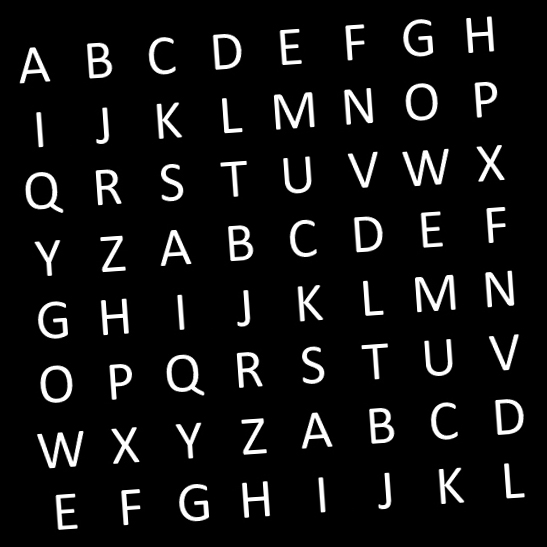
#> input picture simpleHOG/t3.jpg, 547 x 547 px; its folder holds 6 pictures in this run
$ python hog1.py   (older library calls are emulated)
#> lines starting #> are read from the running program, lines starting #| are printed output that depends on the picture; after the words box and inside, x2 and y2 are one past the last pixel; in counts of white or black regions, pixels touching at a corner belong together
#> further down, taget is the input picture: shape (547, 547); min 0, max 255, mean 19.3
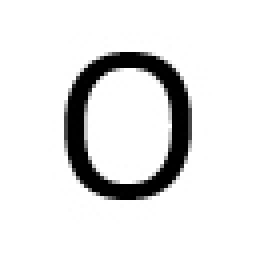
#> input picture simpleHOG/ABC15.jpg, 64 x 64 px (shown 4 times larger)
#> further down, samp_img is the input picture: shape (64, 64); min 0, max 255, mean 227.5
import cv2
import numpy as np
import math
import matplotlib.pyplot as plt


def HOG(img):
    #讀取灰階字母樣本，並將樣本影像縮小至 16×16 像素。
    if(img.shape[0]!=16):
        img = cv2.resize(img,(16,16),interpolation=cv2.INTER_LINEAR)
        img = np.copy(img).astype("float32")

    #Sobel 水平邊緣檢測
    Gx = cv2.Sobel(img,cv2.CV_32F,1,0,ksize=3)
    #Sobel 垂直邊緣檢測
    Gy = cv2.Sobel(img,cv2.CV_32F,0,1,ksize=3)
    #梯度絕對值 M
    M=np.abs(Gx)+np.abs(Gy)

    row,col = img.shape
#> row = 16; col = 16
    #創建一個16*16且元素皆為0的array
    alpha = np.zeros((row,col),dtype=np.float32)

    for r in range(row):
        for c in range(col):
            #計算梯度方向角，α 超過[0 180]度範圍的，用mod(α, 180)限制其範圍
            alpha[r][c] = math.ceil((math.degrees(math.atan2(Gy[r][c],Gx[r][c]))%180)/45)

    #HOG Array
    HOG_A = alpha

    #獲得長度 64(=4×4×4)的向量。
    return HOG_A

# [48 lines left out: functions img_grid, show_hist, input, not called in this run]


def search(sample,img):
    """找尋與樣本圖片相似的區域並標記出來"""
    #獲取樣本的HOG
    sample = HOG(sample)

    #要辨識的影像resize 到 128X128
    img = cv2.resize(img,(128,128),interpolation=cv2.INTER_LINEAR)
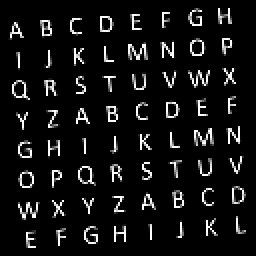
#> img: shape (128, 128) (shown 2 times larger); min 0, max 255, mean 19.1
    #複製一個辨識影像，要用來把B、G通道染紅
    img2= np.copy(img).astype("uint8")

    #存放計算L2距離的與座標
    candidates = {}
    row,col = img.shape
#> row = 128; col = 128
    #以16X16的windows區域進行辨識
    for r in range(row-16):
        for c in range(col-16):
            ROI = HOG(img[r:r+16,c:c+16])
            #計算L2 distance
            diff = np.linalg.norm(sample - ROI)
            #將座標(key)與L2的距離(value)加入candidate字典
            candidates.update({(r,c):diff})
    #排序出前六名與樣本最小的L2距離的candidates
    min_six_candidates =sorted(candidates.items(), key=lambda x:x[1])[0:6]

    for key,val in min_six_candidates:
        #將前六名的區域的B、G通道染紅
        img2[key[0]:key[0]+16,key[1]:key[1]+16]=img2[key[0]:key[0]+16,key[1]:key[1]+16]*0.5
#> this loop made 6 passes
#> (key, val) on passes 1 to 6: ((16, 91), 14.56), ((82, 5), 14.56), ((81, 5), 16.49), ((110, 38), 16.97), ((15, 91), 17.15), ((15, 90), 17.32)
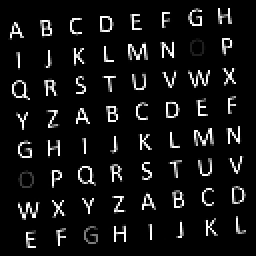
#> img2: shape (128, 128) (shown 2 times larger); 0.89% of pixels changed, all inside (x1, y1, x2, y2) = (9, 19, 103, 124)

    #合併影像
    img = cv2.merge([img2,img2,img])
#> img: shape (128, 128, 3)
    #顯示結果
    cv2.imshow("search result",img)
    cv2.waitKey(0)


if __name__ == "__main__":

    # input("01")
    # input("15")

    taget = cv2.imread("t3.jpg",0)
    samp_img = cv2.imread("ABC15.jpg",0)
    search(samp_img,taget)
